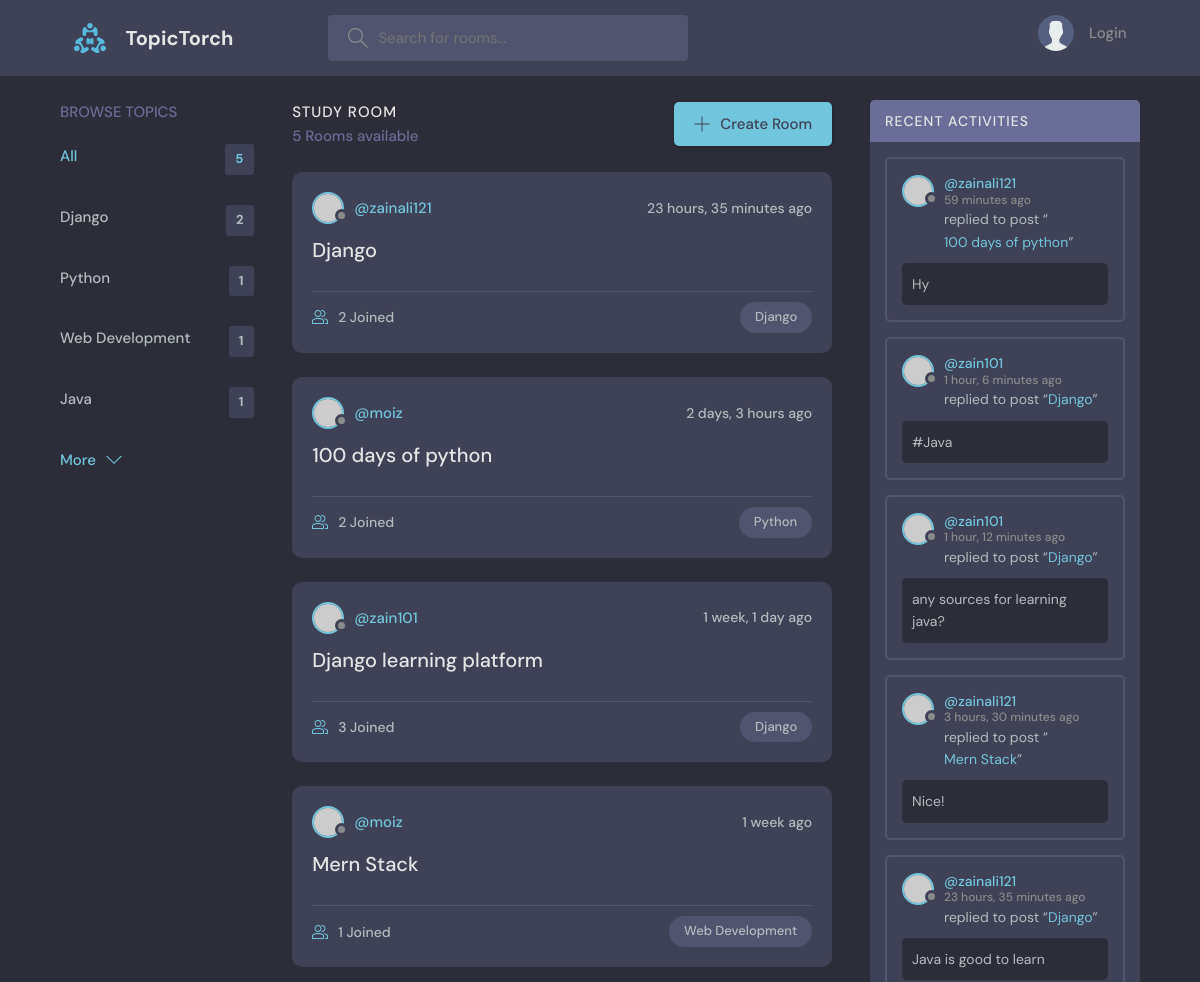
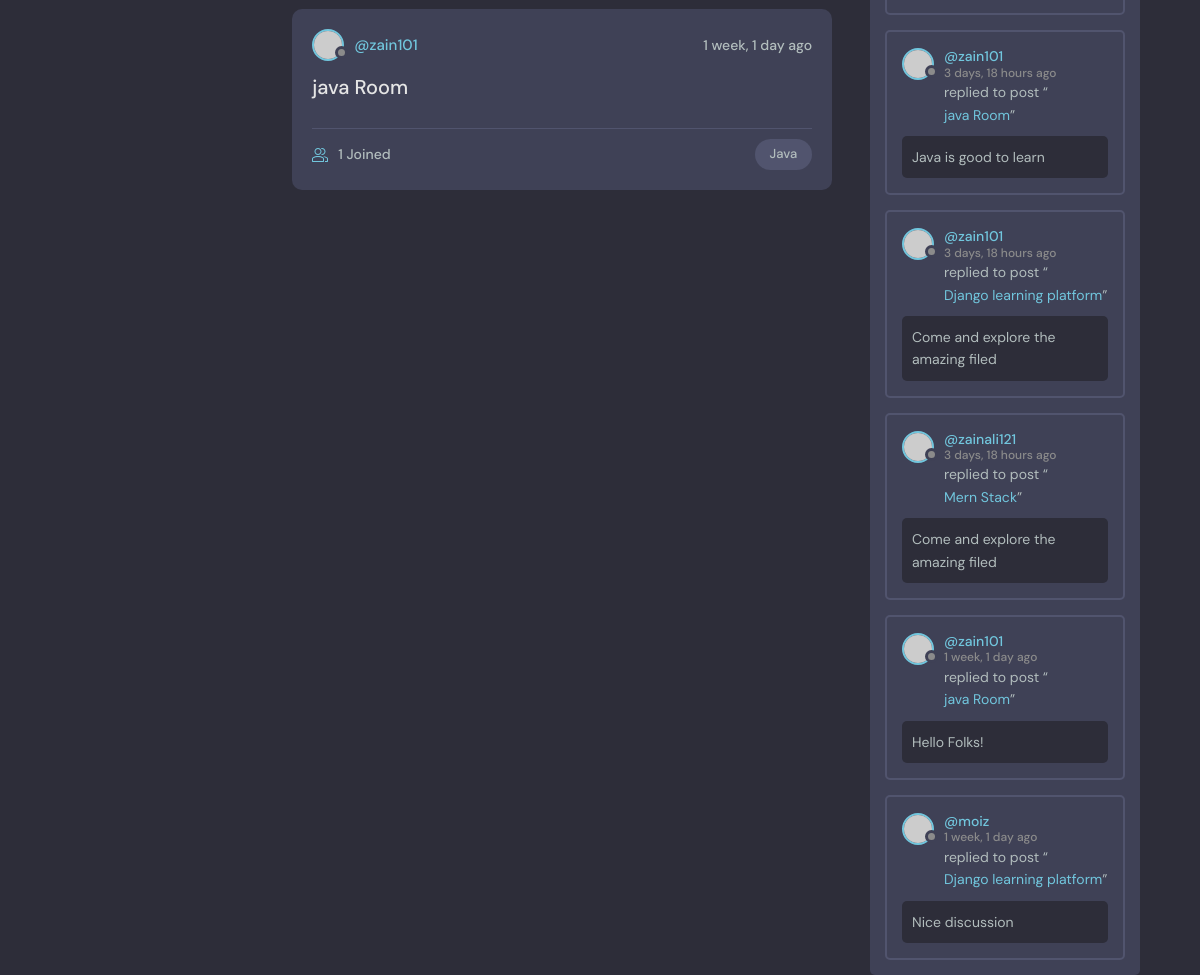
The page / on the database its author committed (2 pictures, top to bottom).
### base/models.py (models this page shows, shortened)
class Topic(models.Model):
    name = models.CharField(max_length=200)

class Room(models.Model):
    host = models.ForeignKey(User, on_delete=models.SET_NULL, null=True)
    members = models.ManyToManyField(User, related_name='members', blank=True)
    topic = models.ForeignKey(Topic, on_delete=models.SET_NULL, null=True)
    name = models.CharField(max_length=200)
    desc = models.TextField(null=True, blank=True)
    updated = models.DateTimeField(auto_now=True)
    created = models.DateTimeField(auto_now_add=True)
    class Meta:      # for maintaining the order
        ordering = ['-updated', '-created']
    def __str__(self):
        return self.name

class Message(models.Model):
    user = models.ForeignKey(User, on_delete=models.CASCADE)
    room = models.ForeignKey(Room, on_delete=models.CASCADE)
    body = models.TextField()
    updated = models.DateTimeField(auto_now=True)
    created = models.DateTimeField(auto_now_add=True)
    class Meta:      # for maintaining the order
        ordering = ['-updated', '-created']

### base/views.py (the view)
# urls.py: 2. Add a URL to urlpatterns:  path('', views.home, name='home')
def home(request):
    query = request.GET.get('query') if request.GET.get('query') != None else ''
    rooms = Room.objects.filter(
        Q(topic__name__icontains=query) |
        Q(name__icontains = query) |
        Q(desc__icontains = query)
                                )
    topics = Topic.objects.all()
    rooms_count = rooms.count()
    room_messages = Message.objects.filter(Q(room__topic__name__icontains=query))
    context = {'rooms': rooms, 'topics' : topics, 'rooms_count': rooms_count, 'room_messages': room_messages}
    return render(request, 'base/home.html', context)

### base/templates/base/home.html (shortened to what this page needs)
{% extends 'main.html' %}
{% block content %}
<main class="layout layout--3">
   <div class="container">
      {% include 'base/topics_components.html' %}
      <div class="roomList">
         <div class="roomList__header">
            <div>
               <h2>Study Room</h2>
               <p>{{rooms_count}} Rooms available</p>
            </div>
            <a class="btn btn--main" href="{% url 'create-room' %}">
               <svg version="1.1" xmlns="http://www.w3.org/2000/svg" width="32" height="32" viewBox="0 0 32 32">
                  <title>add</title>
                  <path
                     d="M16.943 0.943h-1.885v14.115h-14.115v1.885h14.115v14.115h1.885v-14.115h14.115v-1.885h-14.115v-14.115z">
                  </path>
               </svg>
               Create Room
            </a>
         </div>
         {% include 'base/feed_components.html' %}
      </div>
      {% include 'base/activity_components.html' %}
   </div>
</main>
{% endblock content %}

### base/templates/base/topics_components.html
<div class="topics">
   <div class="topics__header">
      <h2>Browse Topics</h2>
   </div>
   <ul class="topics__list">
      <li>
         <a href="{% url 'home' %}" class="active">All <span>{{rooms_count}}</span></a>
      </li>
      {% for topic in topics %}
      <li>
         <a href="{% url 'home' %}?query={{topic.name}}">{{topic.name}} <span>{{topic.room_set.all.count}}</span></a>
      </li>
      {% endfor %}
   </ul>
   <a class="btn btn--link" href="topics.html">
      More
      <svg version="1.1" xmlns="http://www.w3.org/2000/svg" width="32" height="32" viewBox="0 0 32 32">
         <title>chevron-down</title>
         <path d="M16 21l-13-13h-3l16 16 16-16h-3l-13 13z"></path>
      </svg>
   </a>
</div>

### base/templates/base/feed_components.html (shortened to what this page needs)
{% for room in rooms %}
<div class="roomListRoom">
   <div class="roomListRoom__header">
      <a href="{% url 'user-profile' room.host.id %}" class="roomListRoom__author">
         <div class="avatar avatar--small">
            <img src="https://randomuser.me/api/portraits/women/11.jpg" />
         </div>
         <span>@{{room.host.username}}</span>
      </a>
      <div class="roomListRoom__actions">
         <span>{{room.created|timesince}} ago</span>
      </div>
   </div>
   <div class="roomListRoom__content">
      <a href="{% url 'room' room.id %}">{{room.name}}</a>
   </div>
   <div class="roomListRoom__meta">
      <a href="{% url 'room' room.id %}" class="roomListRoom__joined">
         {{room.members.all.count}} Joined
      </a>
      <p class="roomListRoom__topic">{{room.topic.name}}</p>
   </div>
</div>
{% endfor %}

### base/templates/base/activity_components.html (shortened to what this page needs)
<div class="activities">
   <div class="activities__header">
      <h2>Recent Activities</h2>
   </div>
   {% for message in room_messages %}
   <div class="activities__box">
      <div class="activities__boxHeader roomListRoom__header">
         <a href="{% url 'user-profile' message.user.id %}" class="roomListRoom__author">
            <div class="avatar avatar--small">
               <img src="https://randomuser.me/api/portraits/women/11.jpg" />
            </div>
            <p>
               @{{message.user}}
               <span>{{message.created|timesince}} ago</span>
            </p>
         </a>
      </div>
      <div class="activities__boxContent">
         <p>replied to post “<a href="{% url 'room' message.room.id %}">{{message.room}}</a>”</p>
         <div class="activities__boxRoomContent">
            {{message.body}}
         </div>
      </div>
   </div>
   {% endfor %}
</div>

### rows shown on the page
Topic: name "Django", room_set.all.count "2"
Topic: name "Python", room_set.all.count "1"
Topic: name "Web Development", room_set.all.count "1"
Topic: name "Java", room_set.all.count "1"
Room: host.username "zainali121", created "23 hours, 35 minutes", name "Django", members.all.count "2", topic.name "Django"
Room: host.username "moiz", created "2 days, 3 hours", name "100 days of python", members.all.count "2", topic.name "Python"
Room: host.username "zain101", created "1 week, 1 day", name "Django learning platform", members.all.count "3", topic.name "Django"
Room: host.username "moiz", created "1 week", name "Mern Stack", members.all.count "1", topic.name "Web Development"
Room: host.username "zain101", created "1 week, 1 day", name "java Room", members.all.count "1", topic.name "Java"
Message: user "zainali121", created "59 minutes", room "100 days of python", body "Hy"
Message: user "zain101", created "1 hour, 6 minutes", room "Django", body "#Java"
Message: user "zain101", created "1 hour, 12 minutes", room "Django", body "any sources for learning java?"
Message: user "zainali121", created "3 hours, 30 minutes", room "Mern Stack", body "Nice!"
Message: user "zainali121", created "23 hours, 35 minutes", room "Django", body "Java is good to learn"
Message: user "zain101", created "3 days, 18 hours", room "java Room", body "Java is good to learn"
Message: user "zain101", created "3 days, 18 hours", room "Django learning platform", body "Come and explore the amazing filed"
Message: user "zainali121", created "3 days, 18 hours", room "Mern Stack", body "Come and explore the amazing filed"
Message: user "zain101", created "1 week, 1 day", room "java Room", body "Hello Folks!"
Message: user "moiz", created "1 week, 1 day", room "Django learning platform", body "Nice discussion"

### other values the page prints
{{ rooms_count }} "5"
